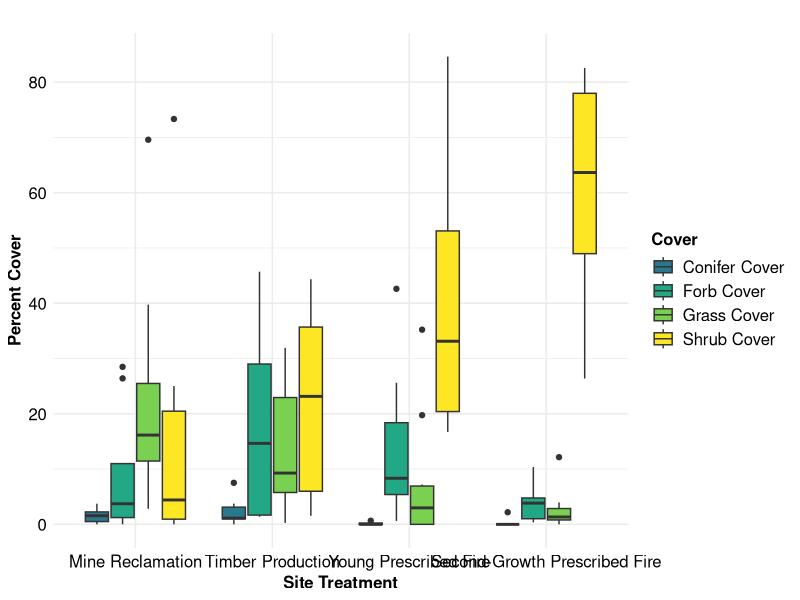
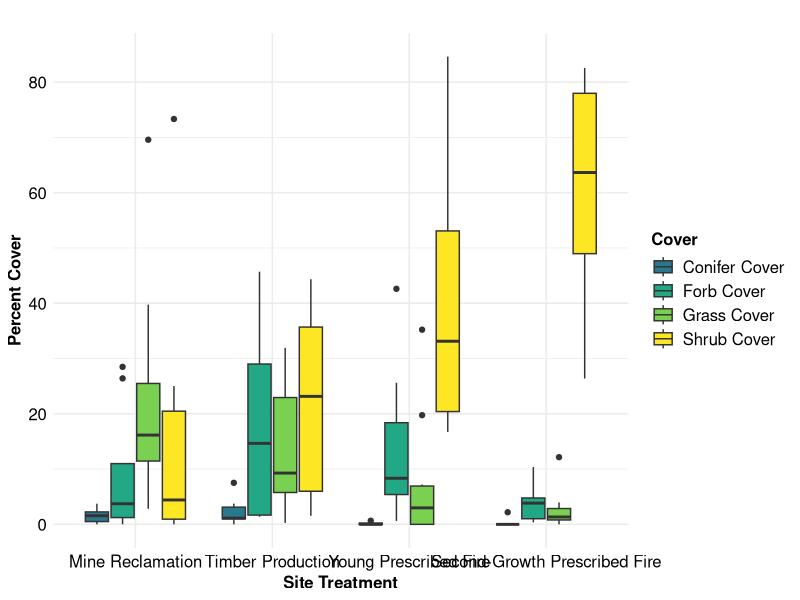
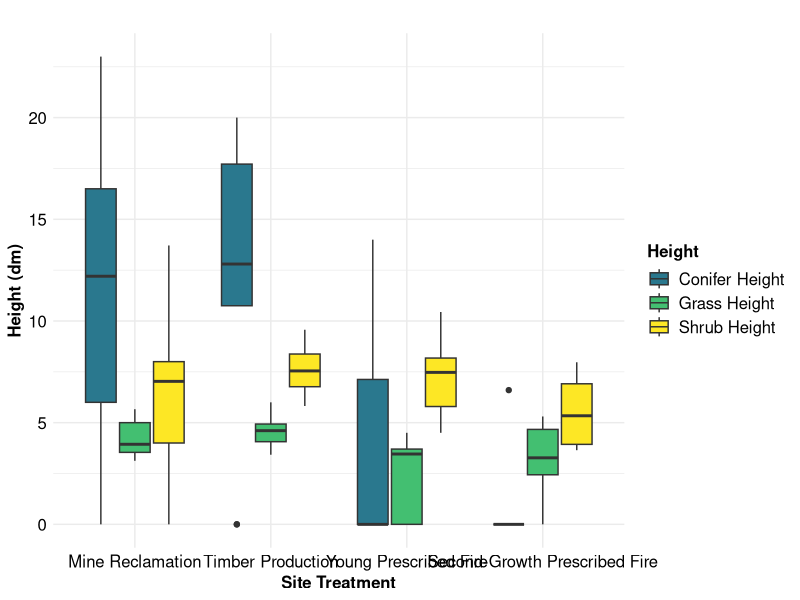

The R script that drew these images, in order:
# Clear Workspace
rm(list=ls())

#Load packages
library(ggplot2)
library(tidyverse)
library(viridis)


# Read in 
line_intercept_summary <- read.csv("data/line_intercept_summary.csv")


#Rename the columns
line_intercept_summary <- line_intercept_summary %>%
  rename(
    "Shrub Cover" = shrub_cover,
    "Forb Cover" = forb_cover,
    "Grass Cover" = grass_cover,
    "Conifer Cover" = conifer_cover,
    "Overall Vegetation Cover" = veg_cover_overall,
    "Overall Vegetation Height" = veg_height_overall,
    "Overall Vegetation Diversity" = veg_diversity_overall,
    "Shrub Height" = shrub_height,
    "Forb Height" = forb_height,
    "Grass Height" = grass_height,
    "Conifer Height" = conifer_height
  )



line_intercept_summary$treatment <- gsub("mine", "Mine Reclamation", line_intercept_summary$treatment)
line_intercept_summary$treatment <- gsub("timber", "Timber Production", line_intercept_summary$treatment)
line_intercept_summary$treatment <- gsub("rx_fire_young ", "Young Prescribed Fire", line_intercept_summary$treatment)
line_intercept_summary$treatment <- gsub("rx_fire_sec_growth", "Second-Growth Prescribed Fire", line_intercept_summary$treatment)

# Step 2: Check unique values to ensure all names are correct
print(unique(line_intercept_summary$treatment))

# Step 3: Convert 'treatment' to a factor with the desired order
line_intercept_summary$treatment <- factor(line_intercept_summary$treatment, 
                                           levels = c("Mine Reclamation", "Timber Production", "Young Prescribed Fire", "Second-Growth Prescribed Fire"))

# Step 4: Plotting
p1 <- line_intercept_summary %>%
  pivot_longer(cols = c(`Shrub Cover`, `Forb Cover`, `Grass Cover`, `Conifer Cover`), 
               names_to = "cover_type", values_to = "percent_cover") %>%
  ggplot(aes(x = treatment, y = percent_cover, fill = cover_type)) +
  geom_boxplot() +
  scale_fill_viridis_d(option = "viridis", begin = 0.40, end = 1) +  # Adjusting the color range
  labs(
    title = "",
    x = "Site Treatment",
    y = "Percent Cover",
    fill = "Cover"
  ) +
  theme_minimal() +
  theme(
    axis.text.x = element_text(size = 12, color = "black"),
    axis.text.y = element_text(size = 12, color = "black"),
    axis.title = element_text(size = 12, face = "bold", hjust = 0.5),
    legend.title = element_text(size = 12, face = "bold"),
    legend.text = element_text(size = 12)
  )

# Display the plot
p1



# Repeat for height 
p2 <- line_intercept_summary %>%
  pivot_longer(cols = c(`Shrub Height`, `Grass Height`, `Conifer Height`), 
               names_to = "cover_type", values_to = "mean_height") %>%
  ggplot(aes(x = treatment, y = mean_height, fill = cover_type)) +
  geom_boxplot() +
  scale_fill_viridis_d(option = "viridis", begin = 0.40, end = 1) +  # Adjusting the color range
  labs(
    title = "",
    x = "Site Treatment",
    y = "Height (dm)",
    fill = "Height",
  ) +
  theme_minimal() +
  theme(
    axis.text.x = element_text(size = 12, color = "black"),
    axis.text.y = element_text(size = 12, color = "black"),
    axis.title = element_text(size = 12, face = "bold", hjust = 0.5),
    legend.title = element_text(size = 12, face = "bold"),
    legend.text = element_text(size = 12), 
  ) 

#panel together 
p1
p2

